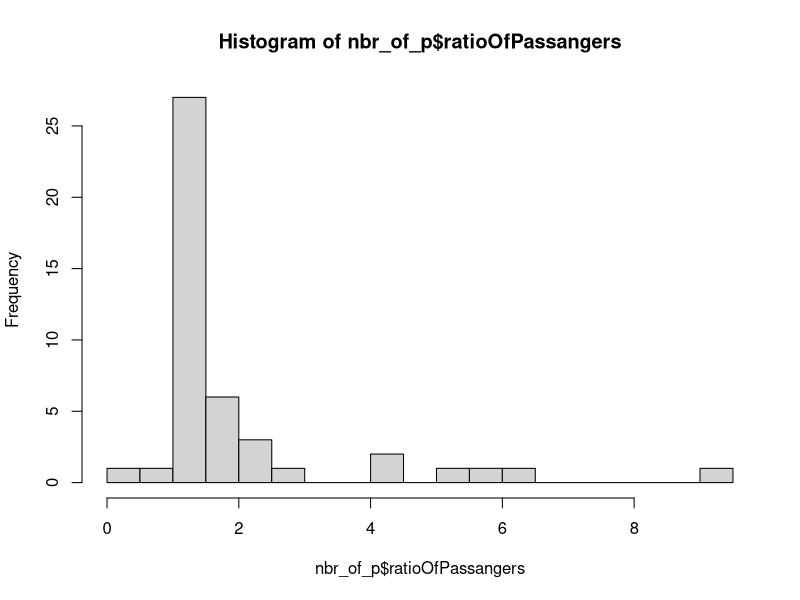

Generate this figure with R:
library(plyr)
library(dplyr)

flights <- read.csv("data/flights_cleaned.csv")

## how many passangers are moved in each period?
## period 1: from Ocotber until March
## period 2: from April to September

flights <- flights %>%
  arrange(date) %>%
  mutate(month = format(as.POSIXct(date), "%m")) %>%
  mutate(period = (!month %in% c("10", "11", "12", "01", "02", "03"))) %>%
  mutate(period = paste0("Period ", period + 1))

## we would like to classify based on year 2011 (it contains both periods)
flights_2011 <- filter(flights, date.year == 2011 & nbr.of.passengers > 0)

nbr_of_p <- ddply(flights_2011, .variables = c("country"),
      summarize, ratioOfPassangers = sum(nbr.of.passengers[period == "Period 2"] /
                                           sum(nbr.of.passengers[period == "Period 1"])))
nbr_of_p <- filter(nbr_of_p, ratioOfPassangers > 0 & ratioOfPassangers != Inf)
hist(nbr_of_p$ratioOfPassangers, breaks = 30)
nbr_of_p$category_of_ratio <- NA
# nbr_of_p$category_of_ratio[nbr_of_p$ratioOfPassangers < 1] <- "Winter_specific"
# nbr_of_p$category_of_ratio[nbr_of_p$ratioOfPassangers >= 1 &
#                              nbr_of_p$ratioOfPassangers < 1.5] <- "Medium"
# nbr_of_p$category_of_ratio[nbr_of_p$ratioOfPassangers >= 1.5] <- "Summer_specific"

nbr_of_p$category_of_ratio[nbr_of_p$ratioOfPassangers < 1.2] <- "Winter_specific"
nbr_of_p$category_of_ratio[nbr_of_p$ratioOfPassangers >= 1.2 &
                              nbr_of_p$ratioOfPassangers < 1.5] <- "Medium"
 nbr_of_p$category_of_ratio[nbr_of_p$ratioOfPassangers >= 1.5] <- "Summer_specific"

flights <- merge(nbr_of_p, flights, all.x = T)
flights <- flights[!is.na(flights$category_of_ratio), ]
flights_summary <- ddply(flights, .variables = c("country", "ratioOfPassangers",
                                                 "category_of_ratio", "date"),
                         summarize, sumOfMovedPassengers = sum(nbr.of.passengers))

save(flights_summary, file = "data/input_first_tab.RData")

